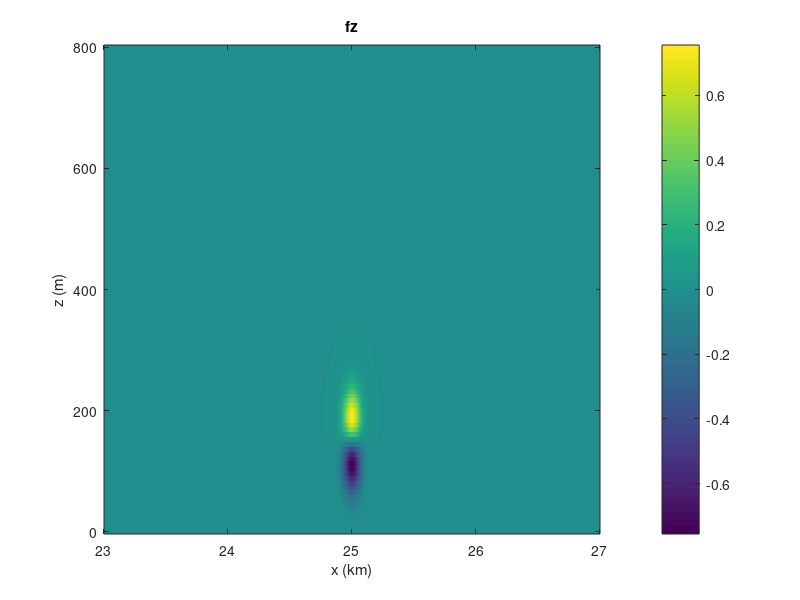
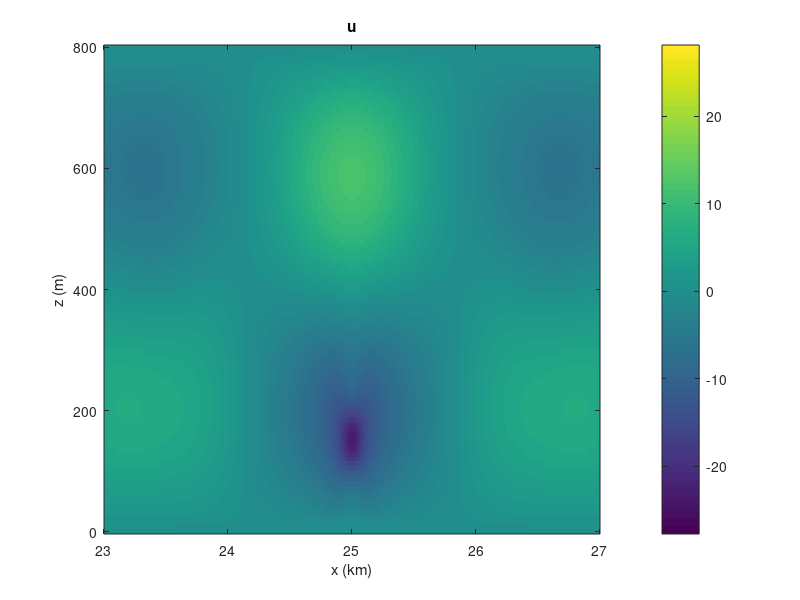
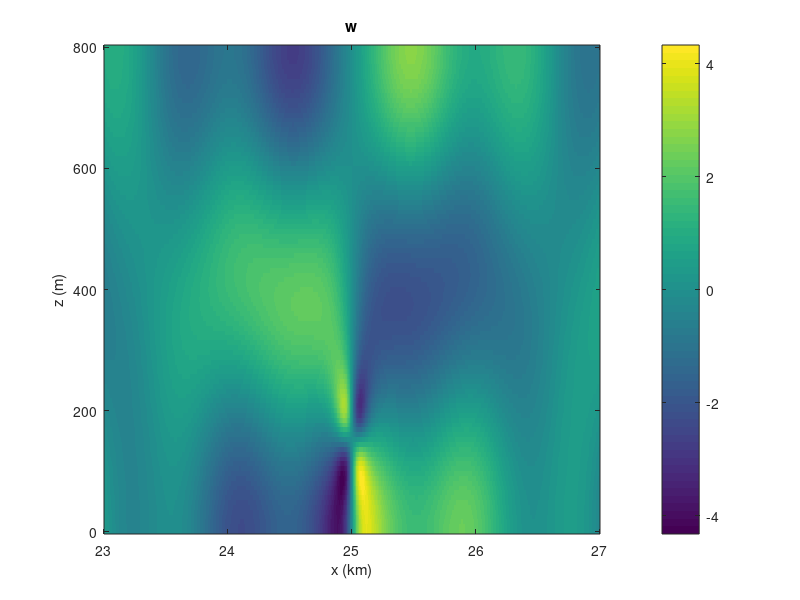

These figures' MATLAB source, in order:
clear; clc;

%% Parameters
U0 = 2.5;
Lx = 100000;
Nsquare = 0.0004;
H  = 800;
Nx = 16384;
Nz = 101;

x  = linspace(0, Lx, Nx);
z  = linspace(0, H,  Nz);
dz = z(2) - z(1);

%% Turbine forcing f_x(x,z)
A    = 50;
x0   = Lx/4;
z0   = 150;
sigx = 50;
sigz = 40;

[X,Z] = meshgrid(x, z);

fx = -A .* exp(-(X-x0).^2/(2*sigx^2)) .* ...
         exp(-(Z-z0).^2/(2*sigz^2));

fz = fx .* (-(Z - z0)/sigz^2);

%% FFT in x
fx_hat = fft(fx, [], 2);
fz_hat = fft(fz, [], 2);

% Wavenumbers corresponding to FFT ordering
kvec = (2*pi/Lx) * [0:(Nx/2-1), -Nx/2:-1];

w_hat = zeros(Nz, Nx);

%% Loop over Fourier modes
for ik = 1:Nx
    k = kvec(ik);
    
    rhs = -1i * k * fz_hat(:,ik);   % Nz x 1 (complex)

    % Build matrix L for this k
    L = zeros(Nz, Nz);

    % Bottom BC: w_z(0) = 0  -> w_2 - w_1 = 0
    L(1,:) = 0;
    L(1,1) = -1;
    L(1,2) = 1;
    rhs(1) = 0;

    % Interior points j = 2..Nz-1
    for j = 2:Nz-1
        L(j,j-1) =  U0/dz^2;
        L(j,j)   = -2*U0/dz^2 - U0*k^2 + Nsquare/U0;
        L(j,j+1) =  U0/dz^2;
    end

    % Top BC: w_z(H) = 0 -> w_N - w_{N-1} = 0
    L(Nz, :)    = 0;
    L(Nz, Nz)   =  1;
    L(Nz, Nz-1) = -1;
    rhs(Nz)     = 0;

    % Solve linear system for this Fourier mode
    w_hat(:,ik) = L \ rhs;
end

% Inverse FFT in x to get w(x,z)
w = ifft(w_hat, [], 2);
w = real(w);

%% Calculate u(x,z)

%Compute dw / dz for each Fourier mode
Wz = zeros(Nz, Nx);

for ik = 1:Nx
    wmode = w(:,ik);
    dwdz  = zeros(Nz,1);

    % interior points: central difference
    dwdz(2:Nz-1) = ( wmode(3:Nz) - wmode(1:Nz-2) ) / (2*dz);

    % bottom: forward difference
    dwdz(1) = (wmode(2) - wmode(1)) / dz;

    % top: Neumann BC w_z(H)=0
    dwdz(Nz) = 0;

    Wz(:,ik) = dwdz;
end

% Compute u(x,z)

dx = x(2) - x(1);
u  = zeros(Nz, Nx);

for j = 1:Nz
    u(j,:) = -cumtrapz(x, Wz(j,:));
end

%% Plot u(x,z) and w(x,z)

% Heatmap of fz
figure;
imagesc(x/1000, z, fz);
set(gca,'YDir','normal');
xlim([23,27]);
xlabel('x (km)');
ylabel('z (m)');
title("fz");
colorbar;


% Heatmap of u
figure;
imagesc(x/1000, z, u);
set(gca,'YDir','normal');
xlim([23,27]);
xlabel('x (km)');
ylabel('z (m)');
title("u")
colorbar;

% Heatmap of w
figure;
imagesc(x/1000, z, w);
set(gca,'YDir','normal');
xlim([23,27]);
xlabel('x (km)');
ylabel('z (m)');
title("w")

colorbar;
